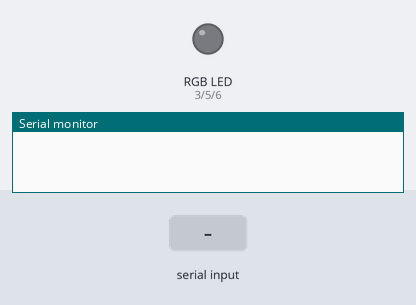
A sketch run on a simulated Arduino Uno, built with avr-gcc and run on an emulated ATmega328P. Shown: an RGB LED mixed from three pins (HIGH = lit), the last lines printed to the serial monitor. The inputs (shaded band) are chosen by the test bench. Dim RGB values are drawn brighter than linear.

Above: at 1.2 s.
1.3 s: "red" received over Serial
At 4.11 s:
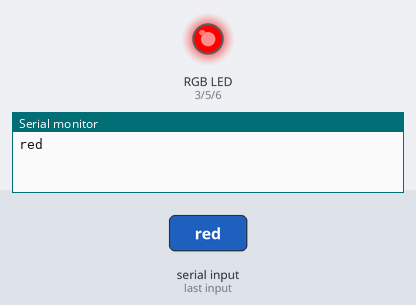
4.3 s: "green" received over Serial
At 7.15 s:
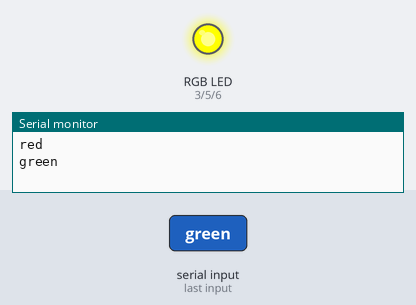
7.3 s: "red close" received over Serial
At 10.18 s:
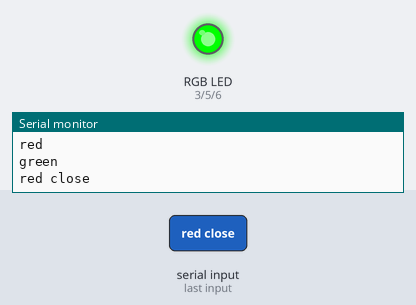
10.3 s: "green close" received over Serial
At 11.47 s:
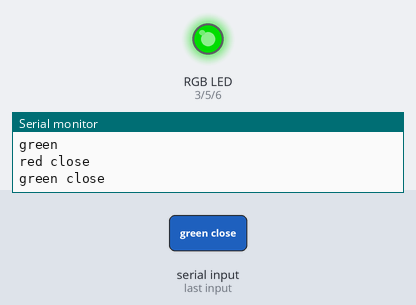
13.3 s: "blue" received over Serial
At 16.14 s:
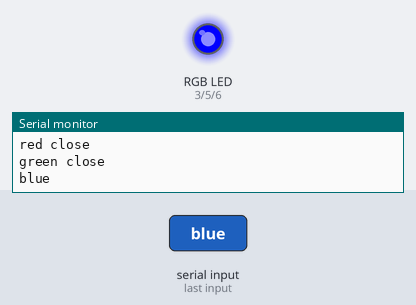
16.3 s: "chameleon" received over Serial
At 20.0 s:
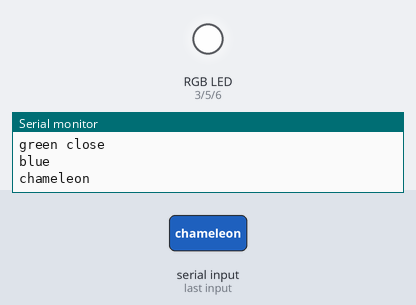
Timing chart, 0 to 20.3 s (numbered marks = the images above; inputs shaded):
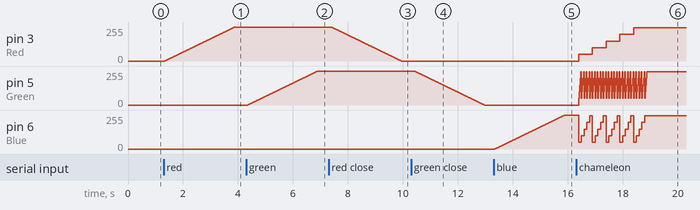

Measured:
- after the input at 1.3 s, pin 3 (Red): moves from 0/255 to 255/255 over 2.5 s, starting at once
- after the input at 4.3 s, pin 5 (Green): moves from 0/255 to 255/255 over 2.5 s, starting after 0.06 s
- after the input at 7.3 s, pin 3 (Red): moves from 255/255 to 0/255 over 2.5 s, starting after 0.10 s
- after the input at 10.3 s, pin 5 (Green): moves from 255/255 to 0/255 over 2.5 s, starting after 0.12 s
- after the input at 13.3 s, pin 6 (Blue): moves from 0/255 to 255/255 over 2.5 s, starting after 0.05 s
- after the input at 16.3 s, pin 3 (Red): moves from 0/255 to 250/255 over 2.0 s, starting after 0.09 s; pin 5 (Green): 0/255 → 50/255 after 0.09 s, then repeats every 0.10 s: 100/255 0.02 s, 150/255 0.02 s, 200/255 0.02 s, 250/255 0.02 s, 50/255 0.02 s, until it stays 250/255 from 18.9 s

The sketch:

VoiceCommandLed.ino
```cpp
String voice="";
int Red= 3;
int Green= 5;
int Blue= 6;
void setup() {
  Serial.begin(9600);
  //pinMode(Red,OUTPUT);
  //Serial.print("Process Start");
}

void loop() {
  while(Serial.available())
  {
   // Serial.print("Process Start");
    delay(10);
    char c= Serial.read();
    if(c=='#')
    {break;}
    voice+=c;
  }
  if(voice.length()>0)
  {
    Serial.println(voice);
    if(voice=="red")
    {
      for(int i=0; i<=255; i++)
      {
        analogWrite(Red, i);
        delay(10);
      }
    }
    if(voice=="red close")
    {
      for(int j=255; j>=0; j--)
      {
        analogWrite(Red, j);
        delay(10);
      }
    }
    if(voice=="green")
    {
      for(int i=0; i<=255; i++)
      {
        analogWrite(Green, i);
        delay(10);
      }
    }
     if(voice=="green close")
     {
      for(int j=255; j>=0; j--)
      {
        analogWrite(Green, j);
        delay(10);
      }
    }
    if(voice=="blue")
    {
      for(int i=0; i<=255; i++)
      {
        analogWrite(Blue, i);
        delay(10);
      }
    }
     if(voice=="blue close")
     {
      for(int j=255; j>=0; j--)
      {
        analogWrite(Blue, j);
        delay(10);
      }
    }
    if(voice=="chameleon")
    {
    for(int i=50; i<=255; i=i+50)
    {
      for(int j=50; j<=255; j=j+50)
      {
        for(int k=50; k<=255; k=k+50)
        {
          analogWrite(Red,i);
          analogWrite(Blue,j);
          analogWrite(Green,k);
          delay(20);
        }
      }
    }

    }
    if(voice=="Chameleon close")
    {
      for(int i=255; i>=0; i--)
      {
          analogWrite(Red,i);
          analogWrite(Blue,i);
          analogWrite(Green,i);
          delay(20);
      }
    }

    voice="";
  }
}
```
